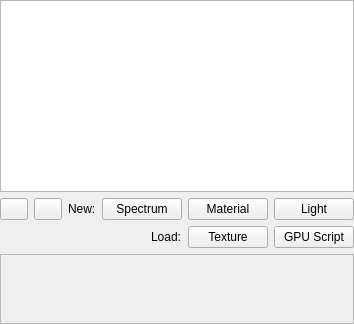
       <widget class="QWidget" name="assetsTab">
        <attribute name="icon">
         <iconset resource="../../res/Resources.qrc">
          <normaloff>:/icons/gear-b.png</normaloff>:/icons/gear-b.png</iconset>
        </attribute>
        <attribute name="title">
         <string>Assets</string>
        </attribute>
        <attribute name="toolTip">
         <string>View and manipulate scene assets</string>
        </attribute>
        <layout class="QGridLayout" name="gridLayout_5">
         <property name="leftMargin">
          <number>0</number>
         </property>
         <property name="topMargin">
          <number>0</number>
         </property>
         <property name="rightMargin">
          <number>0</number>
         </property>
         <property name="bottomMargin">
          <number>0</number>
         </property>
         <item row="4" column="0">
          <widget class="QScrollArea" name="assetScrollArea">
           <property name="widgetResizable">
            <bool>true</bool>
           </property>
           <widget class="QWidget" name="scrollAreaWidgetContents_3">
            <property name="geometry">
             <rect>
              <x>0</x>
              <y>0</y>
              <width>380</width>
              <height>288</height>
             </rect>
            </property>
           </widget>
          </widget>
         </item>
         <item row="2" column="0">
          <layout class="QGridLayout" name="gridLayout_3">
           <property name="sizeConstraint">
            <enum>QLayout::SetNoConstraint</enum>
           </property>
           <property name="bottomMargin">
            <number>0</number>
           </property>
           <item row="1" column="1">
            <widget class="QLabel" name="label_8">
             <property name="text">
              <string>Load:</string>
             </property>
            </widget>
           </item>
           <item row="1" column="3">
            <widget class="QPushButton" name="loadShaderButton">
             <property name="toolTip">
              <string>Load a GPU script file</string>
             </property>
             <property name="text">
              <string>GPU Script</string>
             </property>
            </widget>
           </item>
           <item row="1" column="2">
            <widget class="QPushButton" name="loadTextureButton">
             <property name="toolTip">
              <string>Load a texture file</string>
             </property>
             <property name="text">
              <string>Texture</string>
             </property>
            </widget>
           </item>
           <item row="1" column="0">
            <spacer name="horizontalSpacer_7">
             <property name="orientation">
              <enum>Qt::Horizontal</enum>
             </property>
             <property name="sizeHint" stdset="0">
              <size>
               <width>40</width>
               <height>20</height>
              </size>
             </property>
            </spacer>
           </item>
          </layout>
         </item>
         <item row="0" column="0">
          <widget class="QTreeWidget" name="assetList">
           <property name="maximumSize">
            <size>
             <width>16777215</width>
             <height>200</height>
            </size>
           </property>
           <property name="selectionMode">
            <enum>QAbstractItemView::SingleSelection</enum>
           </property>
           <property name="autoExpandDelay">
            <number>-1</number>
           </property>
           <attribute name="headerVisible">
            <bool>false</bool>
           </attribute>
           <column>
            <property name="text">
             <string>Objects</string>
            </property>
           </column>
          </widget>
         </item>
         <item row="1" column="0">
          <layout class="QHBoxLayout" name="horizontalLayout">
           <property name="spacing">
            <number>6</number>
           </property>
           <item>
            <widget class="QPushButton" name="removeAssetButton">
             <property name="sizePolicy">
              <sizepolicy hsizetype="Minimum" vsizetype="Fixed">
               <horstretch>0</horstretch>
               <verstretch>0</verstretch>
              </sizepolicy>
             </property>
             <property name="minimumSize">
              <size>
               <width>0</width>
               <height>0</height>
              </size>
             </property>
             <property name="maximumSize">
              <size>
               <width>28</width>
               <height>28</height>
              </size>
             </property>
             <property name="toolTip">
              <string>Remove Asset</string>
             </property>
             <property name="text">
              <string/>
             </property>
             <property name="icon">
              <iconset resource="../../res/Resources.qrc">
               <normaloff>:/icons/trash-a.png</normaloff>:/icons/trash-a.png</iconset>
             </property>
             <property name="iconSize">
              <size>
               <width>24</width>
               <height>24</height>
              </size>
             </property>
             <property name="default">
              <bool>false</bool>
             </property>
             <property name="flat">
              <bool>false</bool>
             </property>
            </widget>
           </item>
           <item>
            <widget class="QPushButton" name="cloneButton">
             <property name="maximumSize">
              <size>
               <width>28</width>
               <height>28</height>
              </size>
             </property>
             <property name="toolTip">
              <string>Clone Asset</string>
             </property>
             <property name="text">
              <string/>
             </property>
             <property name="icon">
              <iconset resource="../../res/Resources.qrc">
               <normaloff>:/icons/clone.png</normaloff>:/icons/clone.png</iconset>
             </property>
             <property name="iconSize">
              <size>
               <width>24</width>
               <height>24</height>
              </size>
             </property>
            </widget>
           </item>
           <item>
            <spacer name="horizontalSpacer_4">
             <property name="orientation">
              <enum>Qt::Horizontal</enum>
             </property>
             <property name="sizeHint" stdset="0">
              <size>
               <width>0</width>
               <height>20</height>
              </size>
             </property>
            </spacer>
           </item>
           <item>
            <widget class="QLabel" name="label_7">
             <property name="text">
              <string>New:</string>
             </property>
            </widget>
           </item>
           <item>
            <widget class="QPushButton" name="newSpecButton">
             <property name="toolTip">
              <string>Create a new spectrum object</string>
             </property>
             <property name="text">
              <string>Spectrum</string>
             </property>
            </widget>
           </item>
           <item>
            <widget class="QPushButton" name="newMatButton">
             <property name="toolTip">
              <string>Create a new material object</string>
             </property>
             <property name="text">
              <string>Material</string>
             </property>
            </widget>
           </item>
           <item>
            <widget class="QPushButton" name="newLightButton">
             <property name="toolTip">
              <string>Create a new light object</string>
             </property>
             <property name="text">
              <string>Light</string>
             </property>
            </widget>
           </item>
          </layout>
         </item>
        </layout>
       </widget>
